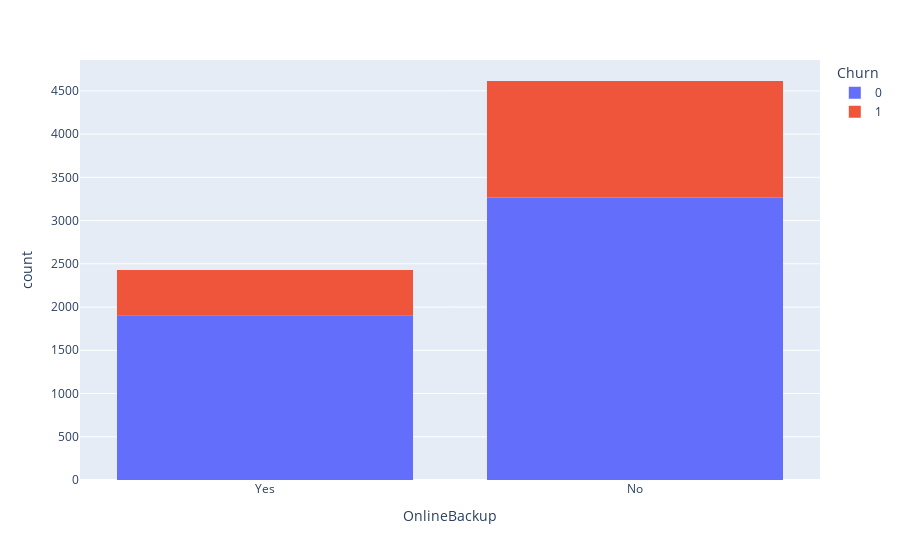

Here is the notebook cell this chart was saved with:
### Markdown cell above
##### A customer with an online security service with the company almost 2.14 times less likely to leave the company than a customer without any online security service with the company.

### Code cell
# 6. Online OnlineBackup and Churn 
print("churn % with OnlineBackup : ", round(df1[(df1['OnlineBackup']== 'Yes') & (df1['Churn']== 1)].shape[0] / df1[df1['OnlineBackup']== 'Yes'].shape[0] * 100, 2))
print("churn % without OnlineBackup : ", round(df1[(df1['OnlineBackup']== 'No') & (df1['Churn']== 1)].shape[0] / df1[df1['OnlineBackup']== 'No'].shape[0] * 100, 2))
fig = px.histogram(df1, x = "OnlineBackup", color = "Churn")
fig

### Figure 1 — Plotly figure (JSON) as saved in the notebook; plotly's stock layout.template omitted (floating-point values rounded to 4 significant figures; data arrays with more than 128 entries replaced by an {"elided": "..."} marker saying what was removed)
{"data": [{"alignmentgroup": "True", "bingroup": "x", "hovertemplate": "Churn=0<br>OnlineBackup=%{x}<br>count=%{y}<extra></extra>", "legendgroup": "0", "marker": {"color": "#636efa", "pattern": {"shape": ""}}, "name": "0", "offsetgroup": "0", "orientation": "v", "showlegend": true, "type": "histogram", "x": {"elided": "5174 str values"}, "xaxis": "x", "yaxis": "y"}, {"alignmentgroup": "True", "bingroup": "x", "hovertemplate": "Churn=1<br>OnlineBackup=%{x}<br>count=%{y}<extra></extra>", "legendgroup": "1", "marker": {"color": "#EF553B", "pattern": {"shape": ""}}, "name": "1", "offsetgroup": "1", "orientation": "v", "showlegend": true, "type": "histogram", "x": {"elided": "1869 str values"}, "xaxis": "x", "yaxis": "y"}], "layout": {"barmode": "relative", "legend": {"title": {"text": "Churn"}, "tracegroupgap": 0}, "margin": {"t": 60}, "xaxis": {"anchor": "y", "domain": [0, 1], "title": {"text": "OnlineBackup"}}, "yaxis": {"anchor": "x", "domain": [0, 1], "title": {"text": "count"}}}}
